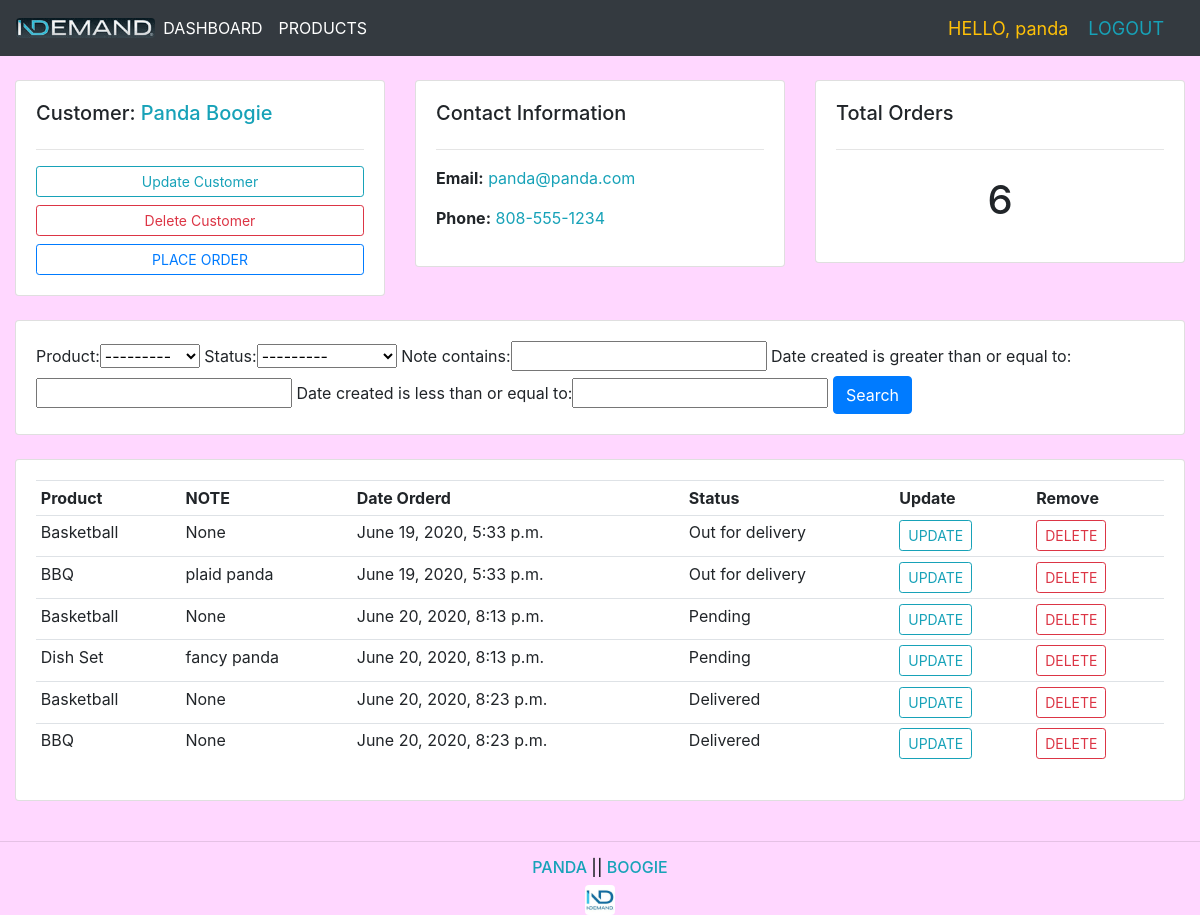
The app's page /customer/1/ (signed in) with its own data.
### accounts/models.py (models this page shows, shortened)
class Customer(models.Model):
    user = models.OneToOneField(User, null=True, blank=True, on_delete=models.CASCADE)
    name = models.CharField(max_length=200, null=True)
    phone = models.CharField(max_length=200, null=True)
    email = models.CharField(max_length=200, null=True)
    profile_pic = models.ImageField(default='logo2.png', null=True, blank=True)
    date_created = models.DateTimeField(auto_now_add=True, null=True)

class Order(models.Model):
    STATUS = (
        ('Pending', 'Pending'),
        ('Out for delivery', 'Out for delivery'),
        ('Delivered', 'Delivered'),
    )
    customer = models.ForeignKey(Customer, null=True, on_delete=models.SET_NULL)
    product = models.ForeignKey(Product, null=True, on_delete=models.SET_NULL)
    date_created = models.DateTimeField(auto_now_add=True, null=True)
    status = models.CharField(max_length=200, null=True, choices=STATUS)
    note = models.CharField(max_length=1000, null=True)

class Product(models.Model):
    CATEGORY = (
        ('Indoor', 'Indoor'),
        ('Out Door', 'Out Door'),
    )
    name = models.CharField(max_length=200, null=True)
    price = models.FloatField(null=True)
    category = models.CharField(max_length=200, null=True, choices=CATEGORY)
    description = models.CharField(max_length=200, null=True, blank=True)
    date_created = models.DateTimeField(auto_now_add=True, null=True)
    tags = models.ManyToManyField(Tag)
    def __str__(self):
        return self.name

### accounts/decorators.py (the view)
        def wrapper_func(request, *args, **kwargs):
            group = None
            if request.user.groups.exists():
                group = request.user.groups.all()[0].name
            if group in allowed_roles:
                return view_func(request, *args, **kwargs)
            else:
                return HttpResponse('You are not authorized to view this page.')

### accounts/views.py (called while the page is built)
@login_required(login_url='login')
@allowed_users(allowed_roles=['admin'])
def customer(request, pk):
    customer = Customer.objects.get(id=pk)
    orders = customer.order_set.all()
    orders_count = orders.count()
    myFilter = OrderFilter(request.GET, queryset=orders)
    orders = myFilter.qs
    context = {
        'customer': customer,
        'orders': orders,
        'orders_count': orders_count,
        'myFilter': myFilter
    }
    return render(request, 'accounts/customer.html', context)

### accounts/templates/accounts/customer.html
{% extends 'accounts/main.html' %}
{% block content %}
<br/>
<div class="row">
	<div class="col-md">
		<div class="card card-body">
			<h5>Customer: <span class="text-info">{{ customer.name }}</span></h5>
			<hr>
			<a class="btn btn-outline-info  btn-sm btn-block" href="">Update Customer</a>
			<a class="btn btn-outline-danger  btn-sm btn-block" href="">Delete Customer</a>
			<a class="btn btn-outline-primary  btn-sm btn-block" href="{% url 'create_order' customer.id %}">PLACE ORDER</a>
		</div>
	</div>
	<div class="col-md">
		<div class="card card-body">
			<h5>Contact Information</h5>
			<hr>
			<p><b>Email:</b> <span class="text-info">{{ customer.email }}</span></p>
			<p><b>Phone:</b> <span class="text-info">{{ customer.phone }}</span></p>
		</div>
	</div>
	<div class="col-md">
		<div class="card card-body">
			<h5>Total Orders</h5>
			<hr>
			<h1 style="text-align: center;padding: 10px">{{ orders_count }}</h1>
		</div>
	</div>
</div>
<br>
<div class="row">
	<div class="col">
		<div class="card card-body">
			<form method="get">
				{{ myFilter.form }}
		    	<button class="btn btn-primary" type="submit">Search</button>
		  </form>
		</div>
	</div>
</div>
<br>
<div class="row">
	<div class="col-md">
		<div class="card card-body">
			<table class="table table-sm">
				<tr>
					<th>Product</th>
					<th>NOTE</th>
					<th>Date Orderd</th>
					<th>Status</th>
					<th>Update</th>
					<th>Remove</th>
				</tr>
				{% for order in orders %}
					<tr>
						<td>{{ order.product }}</td>
						<td>{{ order.note }}</td>
						<td>{{ order.date_created }}</td>
						<td>{{ order.status }}</td>
						<td><a href="{% url 'update_order' order.id %}" class="btn btn-outline-info btn-sm">UPDATE</a></td>
						<td><a href="{% url 'delete_order' order.id %}" class="btn btn-outline-danger btn-sm">DELETE</a></td>
					</tr>
				{% endfor %}
			</table>
		</div>
	</div>
</div>
{% endblock %}

### accounts/templates/accounts/navbar.html (shortened to what this page needs)
{% load static %}
<nav class="navbar navbar-expand-lg navbar-dark bg-dark">
  <img src="{% static 'images/logo4.png' %}" class="rounded" height=20>
  <div class="collapse navbar-collapse" id="navbarNav">
    <ul class="navbar-nav">
      {% if request.user.is_staff %}
        <li class="nav-item active">
          <a class="nav-link" href="{% url 'home' %}">DASHBOARD</a>
        </li>
        <li class="nav-item active">
          <a class="nav-link" href="{% url 'products' %}">PRODUCTS</a>
        </li>
      {% else %}
        <li class="nav-item active">
          <a class="nav-link" href="{% url 'account' %}">SETTINGS</a>
        </li>
      {% endif %}
    </ul>
  </div>
  <span class="text-warning nav-auth-items">HELLO, {{ request.user }}</span>
  <span class="nav-auth-items" ><a class="text-info" href="{% url 'logout' %}">LOGOUT</a></span>
</nav>

### static/css/main.css (style rules this page uses)
body { background-color: #FFD7FF; }
.nav-auth-items { font-size: 18px; margin-right: 20px; }

### records on screen
Customer: name "Panda Boogie", email "panda@panda.com", phone "808-555-1234"
Order: product "Basketball", note "None", date_created "June 19, 2020, 5:33 p.m.", status "Out for delivery"
Order: product "BBQ", note "plaid panda", date_created "June 19, 2020, 5:33 p.m.", status "Out for delivery"
Order: product "Basketball", note "None", date_created "June 20, 2020, 8:13 p.m.", status "Pending"
Order: product "Dish Set", note "fancy panda", date_created "June 20, 2020, 8:13 p.m.", status "Pending"
Order: product "Basketball", note "None", date_created "June 20, 2020, 8:23 p.m.", status "Delivered"
Order: product "BBQ", note "None", date_created "June 20, 2020, 8:23 p.m.", status "Delivered"

### other values on screen
{{ request.user }} "panda"
{{ orders_count }} "6"
